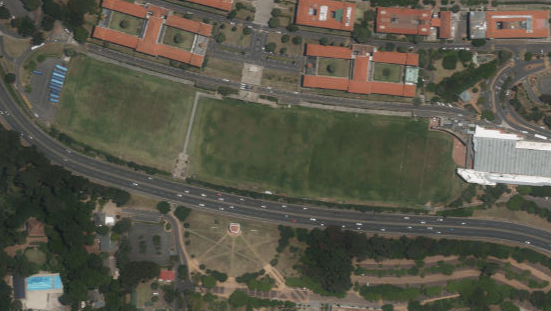
#> input picture Processing/figures/uct_overhead.png, 551 x 311 px
$ python main.py
#> lines starting #> are read from the running program, lines starting #| are printed output that depends on the picture
import matplotlib.pyplot as plt
import matplotlib.image as mpimg
import numpy as np
import math

count = 1
scale = 1  # 1 px = scale cm
step = 1
# LORA_RSSI_MAP = {0:255, 1:239, 2:192, 3:181, 4: 175, 5: 165, 6:155, 7: 140, 8:125, 9: 110, 10: 100, 11:95, 12:90}
# LORA_RSSI_MAP = {0:255, 1:239, 2:209, 3:191, 4: 171, 5: 141, 6:121, 7: 100, 8:80, 9: 60, 10: 50, 11:0, 12:90}
# LORA_RSSI_MAP = {0:231, 10:176, 20:175, 30:171, 40: 170, 50: 166, 60:165, 70: 165, 80:165, 90: 164, 100: 164, 110:140}
LORA_RSSI_MAP = {}
MAP = []
x = []
A = (140,71)
B = (255, 191)
C = (395,116)
c = []
def addCircle(cord, rssi, name, axes, col='blue',pad=5):
    cent = cord
    x,y = cord

    r = get_distance(rssi) * scale
    # print(rssi, "=", r, "meters")
    draw_circle = plt.Circle(cent, r, fill=True, alpha=0.5, color=col, clip_on=False)

    axes.text(x,y, name[0], wrap=True, color='white')

    axes.set_aspect(1)
    axes.add_artist(draw_circle)

def fillValues(start, finish, num):
    arr = []
    # Linear
    div = (finish - start) / num
    for i in range(0, num):
        arr.append(start + (i * div))

    return arr

def get_keys():
    l = []
    keys = LORA_RSSI_MAP.keys()
    for i in keys:
        l.append(i)
    l.sort()

    return l

def fillRange(start, finish, num):
    x_v = []
    d = round((finish - start)/num,2)
    for i in range(num):
        x_v.append(start + (d*i))
    return x_v

def make_rssi():
    r = open("range.csv", 'r')
#> (reads Processing/range.csv from the repository)
    for i in r:
        i = i.replace('\n', '')
        if ',' not in i:
            continue
        d = i.split(',')
        LORA_RSSI_MAP[int(d[0])] = int(d[1])
    r.close()
    graph = []
    x_vals = []
    keys = get_keys()
    for ptr,val in enumerate(keys):
        if (ptr == 0):
            continue
        if (ptr == len(keys)):
            break
        mini = fillValues(LORA_RSSI_MAP[keys[ptr-1]], LORA_RSSI_MAP[keys[ptr]], 100)
        min_x = fillRange(keys[ptr-1], keys[ptr], 100)
        for x in mini:
            graph.append(x)
        for t in min_x:
            x_vals.append(t)

    return (graph,x_vals)

def show_distance_graph():
    c = MAP
    plt.plot(x,c)
    plt.ylabel("RSSI")
    plt.xlabel("Distance (m)")

def get_distance(rssi):
    ctr = 0
    last = 255
    c = MAP
    for i in c:
        if rssi <= last and rssi > i:
            return x[ctr]
        last = i
        ctr += 1
    return -1

def calc(a_value, b_value, c_value, label):
    # if str(label) != "100":
    #     return
    vals = (a_value,b_value,c_value)
    f, axes = plt.subplots(1)
    s = plt.imread("figures/uct_overhead.png")
    plt.imshow(s)
    plt.title("Location " + label)
    plt.xlabel("Distance (m)")
    plt.ylabel("Distance (m)")
    addCircle(C, int(c_value),'C', axes,'yellow')
    addCircle(B, int(b_value), 'B', axes, 'red')
    addCircle(A, int(a_value), 'A', axes, 'aqua')
    plt.savefig("saves/"+label+".png")

def plot_data():

    f, axes = plt.subplots(1)
    s = plt.imread("figures/uct_overhead.png")
#> s is the input picture: shape (311, 551, 4) float32; mean R, G, B, A 0.35, 0.34, 0.287, 1
    plt.imshow(s)
    plt.title("Test Locations")
    plt.xlabel("Distance (m)")
    plt.ylabel("Distance (m)")

    f = open("positions.csv", 'r')
#> (reads Processing/positions.csv from the repository)
    for i in f:
        i = i.replace('\n', '')
        d = i.split(',')

        for j in d:
            addCircle((int(d[1]), int(d[2])),254, d[0],axes,'red',0)

MAP,x = make_rssi()

# show_distance_graph()
plot_data()
# [9 lines of commented-out code are left out]
plt.show()
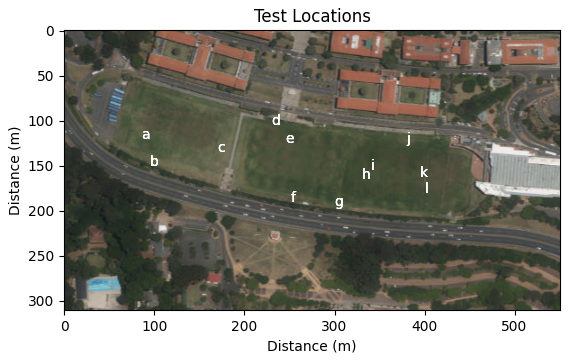
#> figure drawn by matplotlib, 1 panel
